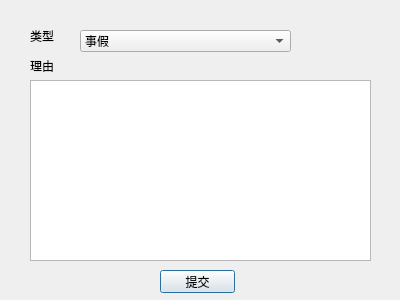
<?xml version="1.0" encoding="UTF-8"?>
<ui version="4.0">
 <class>LeaveDialog</class>
 <widget class="QDialog" name="LeaveDialog">
  <property name="geometry">
   <rect>
    <x>0</x>
    <y>0</y>
    <width>400</width>
    <height>300</height>
   </rect>
  </property>
  <property name="windowTitle">
   <string>请假</string>
  </property>
  <widget class="QLabel" name="txtKind">
   <property name="geometry">
    <rect>
     <x>30</x>
     <y>30</y>
     <width>54</width>
     <height>12</height>
    </rect>
   </property>
   <property name="text">
    <string>类型</string>
   </property>
  </widget>
  <widget class="QLabel" name="txtReason">
   <property name="geometry">
    <rect>
     <x>30</x>
     <y>60</y>
     <width>54</width>
     <height>12</height>
    </rect>
   </property>
   <property name="text">
    <string>理由</string>
   </property>
  </widget>
  <widget class="QTextEdit" name="edtReason">
   <property name="geometry">
    <rect>
     <x>30</x>
     <y>80</y>
     <width>341</width>
     <height>181</height>
    </rect>
   </property>
  </widget>
  <widget class="QComboBox" name="boxKind">
   <property name="geometry">
    <rect>
     <x>80</x>
     <y>30</y>
     <width>211</width>
     <height>22</height>
    </rect>
   </property>
   <item>
    <property name="text">
     <string>事假</string>
    </property>
   </item>
   <item>
    <property name="text">
     <string>病假</string>
    </property>
   </item>
   <item>
    <property name="text">
     <string>婚假</string>
    </property>
   </item>
   <item>
    <property name="text">
     <string>丧假</string>
    </property>
   </item>
   <item>
    <property name="text">
     <string>产假</string>
    </property>
   </item>
  </widget>
  <widget class="QPushButton" name="btnSubmit">
   <property name="geometry">
    <rect>
     <x>160</x>
     <y>270</y>
     <width>75</width>
     <height>23</height>
    </rect>
   </property>
   <property name="text">
    <string>提交</string>
   </property>
  </widget>
 </widget>
 <tabstops>
  <tabstop>boxKind</tabstop>
  <tabstop>edtReason</tabstop>
  <tabstop>btnSubmit</tabstop>
 </tabstops>
 <resources/>
 <connections>
  <connection>
   <sender>btnSubmit</sender>
   <signal>clicked()</signal>
   <receiver>LeaveDialog</receiver>
   <slot>submit()</slot>
   <hints>
    <hint type="sourcelabel">
     <x>187</x>
     <y>281</y>
    </hint>
    <hint type="destinationlabel">
     <x>199</x>
     <y>149</y>
    </hint>
   </hints>
  </connection>
 </connections>
 <slots>
  <slot>submit()</slot>
 </slots>
</ui>
